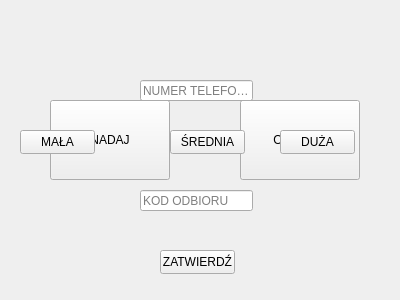
<?xml version="1.0" encoding="UTF-8"?>
<ui version="4.0">
 <class>Form</class>
 <widget class="QWidget" name="Form">
  <property name="geometry">
   <rect>
    <x>0</x>
    <y>0</y>
    <width>400</width>
    <height>300</height>
   </rect>
  </property>
  <property name="windowTitle">
   <string>Form</string>
  </property>
  <widget class="QPushButton" name="sendBtn">
   <property name="geometry">
    <rect>
     <x>50</x>
     <y>100</y>
     <width>120</width>
     <height>80</height>
    </rect>
   </property>
   <property name="text">
    <string>NADAJ</string>
   </property>
  </widget>
  <widget class="QPushButton" name="receiveBtn">
   <property name="geometry">
    <rect>
     <x>240</x>
     <y>100</y>
     <width>120</width>
     <height>80</height>
    </rect>
   </property>
   <property name="text">
    <string>ODBIERZ</string>
   </property>
  </widget>
  <widget class="QLineEdit" name="phoneNumberEdit">
   <property name="geometry">
    <rect>
     <x>140</x>
     <y>80</y>
     <width>113</width>
     <height>21</height>
    </rect>
   </property>
   <property name="placeholderText">
    <string>NUMER TELEFONU</string>
   </property>
  </widget>
  <widget class="QLineEdit" name="packageCodeEdit">
   <property name="geometry">
    <rect>
     <x>140</x>
     <y>190</y>
     <width>113</width>
     <height>21</height>
    </rect>
   </property>
   <property name="placeholderText">
    <string>KOD ODBIORU</string>
   </property>
  </widget>
  <widget class="QPushButton" name="smallBtn">
   <property name="geometry">
    <rect>
     <x>20</x>
     <y>130</y>
     <width>75</width>
     <height>24</height>
    </rect>
   </property>
   <property name="text">
    <string>MAŁA</string>
   </property>
  </widget>
  <widget class="QPushButton" name="mediumBtn">
   <property name="geometry">
    <rect>
     <x>170</x>
     <y>130</y>
     <width>75</width>
     <height>24</height>
    </rect>
   </property>
   <property name="text">
    <string>ŚREDNIA</string>
   </property>
  </widget>
  <widget class="QPushButton" name="largeBtn">
   <property name="geometry">
    <rect>
     <x>280</x>
     <y>130</y>
     <width>75</width>
     <height>24</height>
    </rect>
   </property>
   <property name="text">
    <string>DUŻA</string>
   </property>
  </widget>
  <widget class="QPushButton" name="confirmBtn">
   <property name="geometry">
    <rect>
     <x>160</x>
     <y>250</y>
     <width>75</width>
     <height>24</height>
    </rect>
   </property>
   <property name="text">
    <string>ZATWIERDŹ</string>
   </property>
  </widget>
 </widget>
 <resources/>
 <connections/>
</ui>
